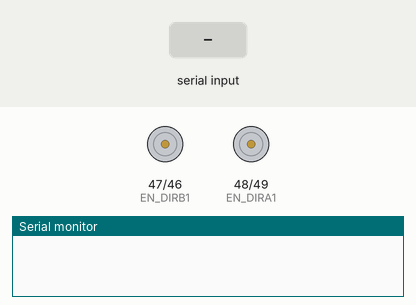
Bench run of a sketch on a simulated Arduino Mega 2560, built with avr-gcc and run on an emulated ATmega2560. Shown: motor-driver pin pairs drawn as motors (green arrow = first pin HIGH = forward, orange = second pin HIGH = backward, longer = more drive, scaled by the enable pin), the last lines printed to the serial monitor. The inputs (shaded band) are chosen by the test bench.

Above: at 1.2 s.
1.3 s: "1" received over Serial
At 2.5 s:
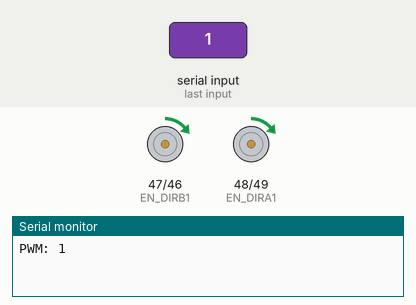
2.8 s: "0" received over Serial
At 3.7 s:
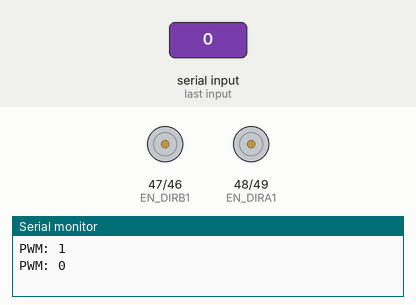
4.3 s: "0" received over Serial
At 4.8 s:
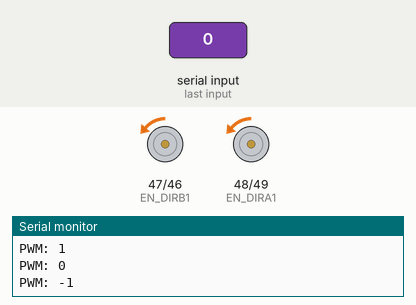
5.8 s: "1" received over Serial
At 7.2 s:
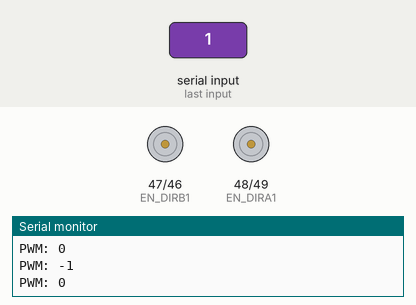
Timing chart, 0 to 8.3 s (numbered marks = the images above; inputs shaded):
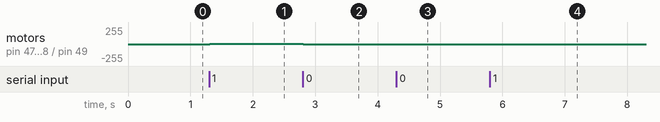

The sketch:

balance_car.ino
```cpp
/*
* 代码头文件
*/
#include <Wire.h>
#include <MPU6050_tockn.h>
// left pwm 补偿: 30 right pwm 补偿: 30
// init mpu6050
MPU6050 mpu6050(Wire);


#define BEEP 45
#define RGB 44
#define SOUND A1
#define TEMP A0
#define TX0 1
#define RX0 0
#define TX2 16
#define RX2 17

// motor
#define EN_PWMB 10
#define EN_PWMA 11

#define EN_DIRA2 49
#define EN_DIRA1 48

#define EN_DIRB1 47
#define EN_DIRB2 46

// 编码器
#define ENB_A 18
#define ENB_B 43

#define ENA_A 19
#define ENA_B 42

// led 灯
#define LIGHT2 A2
#define LIGHT1 A3

// 陀螺仪接的 I2C
#define scl_pin 21
#define sda_pin 20

int pwm = 0;

// 定义电机的方式,输入参数是两个 pwm 信号.
void motor(int left_EN, int right_EN) {
  if (left_EN == 0) {
    analogWrite(EN_PWMA, 0);
  }

  if (left_EN < 0) {
    digitalWrite(EN_DIRA1, LOW);
    digitalWrite(EN_DIRA2, HIGH);
    analogWrite(EN_PWMA, 0 - left_EN);
  }
  if (left_EN > 0) {
    digitalWrite(EN_DIRA1, HIGH);
    digitalWrite(EN_DIRA2, LOW);
    analogWrite(EN_PWMA, left_EN);
  }
  if (right_EN == 0) {
    analogWrite(EN_PWMB, 0);
  }
  if (right_EN < 0) {
    digitalWrite(EN_DIRB1, LOW);
    digitalWrite(EN_DIRB2, HIGH);
    analogWrite(EN_PWMB, 0 - right_EN);
  }
  if (right_EN > 0) {
    digitalWrite(EN_DIRB1, HIGH);
    digitalWrite(EN_DIRB2, LOW);
    analogWrite(EN_PWMB, right_EN);
  }
}

// 串口调试
void serial_debug() {
  if (Serial.available() > 0) {
    delay(5);
    char DATA = Serial.read();
    switch (DATA) {
      case '1':
        pwm++;
        Serial.print("PWM: ");
        Serial.println(pwm);
        break;
      case '0':
        pwm--;
        Serial.print("PWM: ");
        Serial.println(pwm);
        break;
    }
  }
}

void init_car() {
  pinMode(EN_DIRA1, OUTPUT);
  pinMode(EN_DIRA2, OUTPUT);
  pinMode(EN_DIRB1, OUTPUT);
  pinMode(EN_DIRB2, OUTPUT);
}


void setup() {
  init_car();
  Serial.begin(9600);
  // Wire.begin();
  // mpu6050.
  //   // 设置MPU6050的陀螺仪满量程范围
  //   mpu6050.setFullScaleGyroRange(GYRO_FS_SEL);
  // delay(5);
  // Serial.begin(9600);
  // pinMode(BEEP, OUTPUT);
  // digitalWrite(BEEP, HIGH);
  // delay(1000);
  // digitalWrite(BEEP, LOW);
  // Serial.println("BEE;P test ok!");
  // Serial.println("Car init....OK");

  // if (mpu6050.testConnection()) {
  //   Serial.println("MPU6050 connection successful");
  // } else {
  //   Serial.println("MPU6050 connection failed");
  // }
}


void loop() {
  serial_debug();
   motor(pwm, pwm);

}

// void car_move(int dir, int pwma, int pwmb, int interval) {
//   for (int i = 0; i < interval; i++) {
//     if (dir > 0) {
//       digitalWrite(EN_DIRA1, HIGH);
//       digitalWrite(EN_DIRA2, LOW);
//       analogWrite(EN_PWMA, pwma);
//       digitalWrite(EN_DIRB1, HIGH);
//       digitalWrite(EN_DIRB2, LOW);
//       analogWrite(EN_PWMB, pwmb);
//       // Serial.println("forward");
//       delay(10);
//     }

//     if (dir < 0) {
//       digitalWrite(EN_DIRA1, LOW);
//       digitalWrite(EN_DIRA2, HIGH);
//       analogWrite(EN_PWMA, pwma);
//       digitalWrite(EN_DIRB1, LOW);
//       digitalWrite(EN_DIRB2, HIGH);
//       analogWrite(EN_PWMB, pwmb);
//       delay(10);
//       // Serial.println("Backward");
//     }
//   }
// }
```

Measured:
- after the input at 1.3 s, motor on pin 47 (EN_DIRB1) / pin 46 (EN_DIRB2), motor on pin 48 (EN_DIRA1) / pin 49 (EN_DIRA2): stopped → forward 1/255 at once
- after the input at 2.8 s, motor on pin 47 (EN_DIRB1) / pin 46 (EN_DIRB2), motor on pin 48 (EN_DIRA1) / pin 49 (EN_DIRA2): forward 1/255 → stopped at once
- after the input at 4.3 s, motor on pin 47 (EN_DIRB1) / pin 46 (EN_DIRB2), motor on pin 48 (EN_DIRA1) / pin 49 (EN_DIRA2): stopped → backward 1/255 at once
- after the input at 5.8 s, motor on pin 47 (EN_DIRB1) / pin 46 (EN_DIRB2), motor on pin 48 (EN_DIRA1) / pin 49 (EN_DIRA2): backward 1/255 → stopped at once
